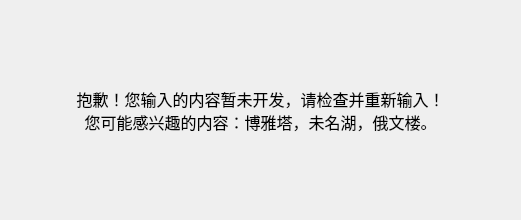
<?xml version="1.0" encoding="UTF-8"?>
<ui version="4.0">
 <class>Error</class>
 <widget class="QWidget" name="Error">
  <property name="geometry">
   <rect>
    <x>0</x>
    <y>0</y>
    <width>521</width>
    <height>220</height>
   </rect>
  </property>
  <property name="windowTitle">
   <string>Form</string>
  </property>
  <widget class="QLabel" name="label">
   <property name="geometry">
    <rect>
     <x>10</x>
     <y>10</y>
     <width>501</width>
     <height>201</height>
    </rect>
   </property>
   <property name="font">
    <font>
     <family>微软雅黑</family>
     <pointsize>12</pointsize>
    </font>
   </property>
   <property name="text">
    <string>抱歉！您输入的内容暂未开发，请检查并重新输入！
您可能感兴趣的内容：博雅塔，未名湖，俄文楼。</string>
   </property>
   <property name="alignment">
    <set>Qt::AlignCenter</set>
   </property>
   <property name="wordWrap">
    <bool>true</bool>
   </property>
  </widget>
 </widget>
 <resources/>
 <connections/>
</ui>
